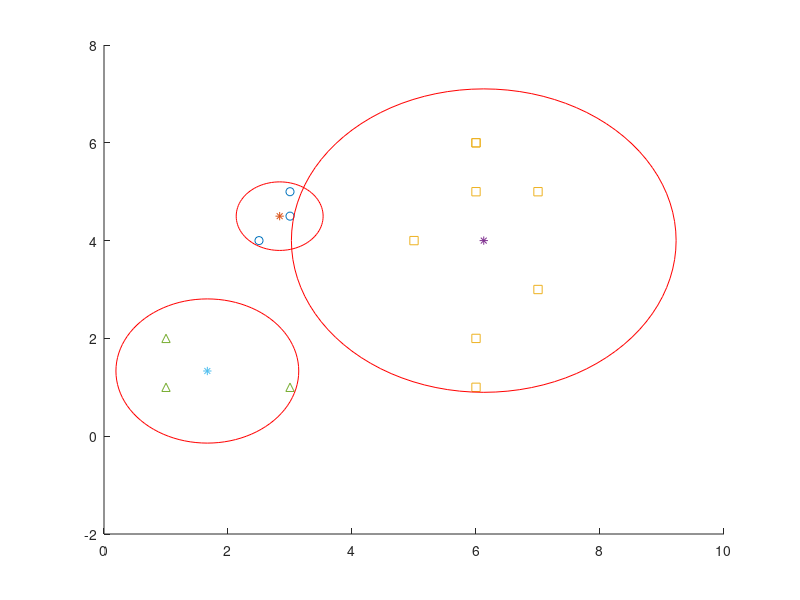

MATLAB code for this plot:
%clear all
data = [ 1 2; 3 5;1 1; 5 4 ; 6 2 ; 2.5 4 ; 3 4.5; 7 5; 6 5; 7 3; 6 1; 3 1; 6 6]; % data points
centriod1 = [2 3];  % Initial Random Centriods
centriod2 = [4 2];
centriod3 = [1 1];
previous_centriod1=0; previous_centriod2=0;
while( previous_centriod1(1,1) ~= centriod1(1,1) || previous_centriod2(1,1) ~= centriod2(1,1))
       previous_centriod1=centriod1;
       previous_centriod2=centriod2;
    for i= 1:length(data)
        difference_square1=((data(i,:)-centriod1).^2); 
        difference_square2=((data(i,:)-centriod2).^2);
        difference_square3=((data(i,:)-centriod3).^2);
        distance1(i)=(difference_square1(1,1)+difference_square1(1,2))^0.5;  
        distance2(i)=(difference_square2(1,1)+difference_square2(1,2))^0.5;
        distance3(i)=(difference_square3(1,1)+difference_square3(1,2))^0.5;  
    end
    distance= [distance1; distance2; distance3];
    distance=distance';
    k1=1; k2=1; k3=1; % For Incrementing index for every iteration 
    for i=1:length(data)
        if (distance(i,1) < distance(i,2) && distance(i,1) < distance(i,3))
            cluster1(k1,:)=data(i,:);
            k1=k1+1;
        elseif (distance(i,2) < distance(i,1) && distance(i,2) < distance(i,3))
            cluster2(k2,:) = data(i,:);
            k2=k2+1;
        else
            cluster3(k3,:) = data(i,:);
            k3=k3+1;
        end
    end
    centriod1 = mean(cluster1);
    centriod2 = mean(cluster2);
    centriod3 = mean(cluster3);
end 
% Ploting Clusters
scatter(cluster1(:,1),cluster1(:,2),'o'); hold on
scatter(centriod1(1,1),centriod1(1,2),'*');
scatter(cluster2(:,1),cluster2(:,2),'square'); hold on
scatter(centriod2(1,1),centriod2(1,2),'*');
scatter(cluster3(:,1),cluster3(:,2),'^'); hold on
scatter(centriod3(1,1),centriod3(1,2),'*'); 
th1 = 0:pi/50:2*pi;
th2 = 0:pi/50:2*pi;
th3 = 0:pi/50:2*pi;
for i= 1:length(cluster1) % Finding Distance of all cluster1 data points from Its centriod
     d11=((cluster1(i,:)-centriod1).^2);
     r11(i)=(d11(1,1)+d11(1,2))^0.5;
end
d11 =sort(r11);
for i= 1:length(cluster2) % Finding Distance of all cluster2 data points from Its centriod
     d22=((cluster2(i,:)-centriod2).^2);
     r22(i)=(d22(1,1)+d22(1,2))^0.5;
end
d22= sort(r22);  
for i= 1:length(cluster3) % Finding Distance of all cluster3 data points from Its centriod
     d33=((cluster3(i,:)-centriod3).^2);
     r33(i)=(d33(1,1)+d33(1,2))^0.5;
end
d33= sort(r33);  
x1 = (d11(length(cluster1))+.1) * cos(th1) + centriod1(1,1);  % circle for cluster1
y1 =(d11(length(cluster1))+0.1)* sin(th1) + centriod1(1,2);
plot(x1, y1,'r');hold on
x2 = (d22(length(cluster2))+.1) * cos(th2) + centriod2(1,1);  % circle for cluster2
y2 =(d22(length(cluster2))+0.1)* sin(th2) + centriod2(1,2);
plot(x2, y2,'r'); hold on;
x3 = (d33(length(cluster3))+.1) * cos(th3) + centriod3(1,1);  % circle for cluster3
y3 =(d33(length(cluster3))+0.1)* sin(th3) + centriod3(1,2);
plot(x3, y3,'r');

    
